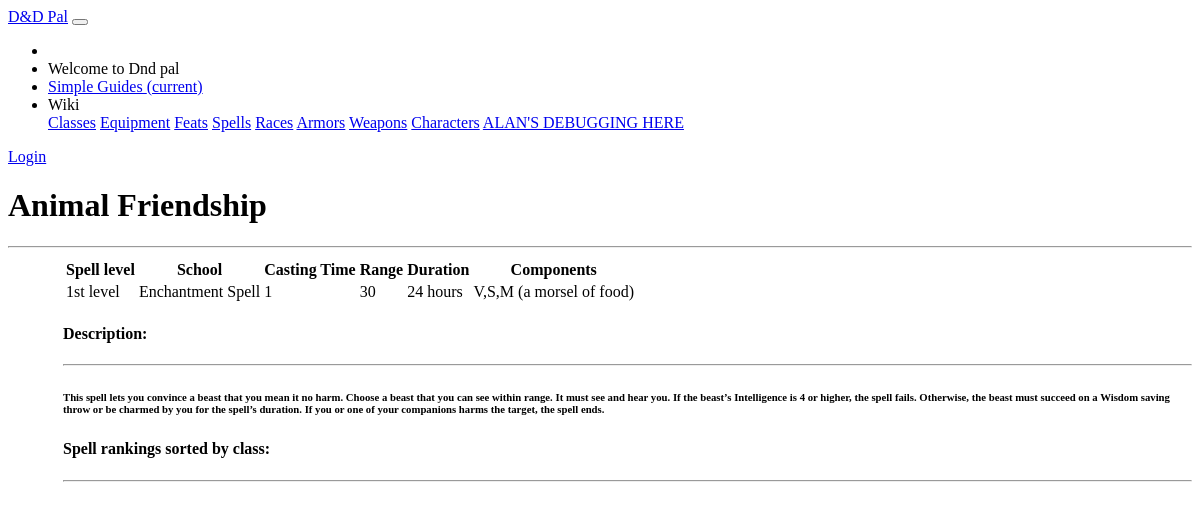
Screenshot of /dndpal/spell/Animal Friendship with the database file from the repository.
### dndpal/models.py (models this page shows, shortened)
class Spell(models.Model):
    name = models.CharField(default = '', primary_key = True, max_length = 100, help_text = "Enter the name of the spell")
    spell_level = models.SmallIntegerField(default= 0, null=True, help_text="Enter the spell level of this spell")
    cast_time = models.CharField(default = "", max_length = 10000, help_text = "Enter the action it takes to cast the spell.")
    duration = models.CharField(default = "", max_length = 10000, help_text = "Enter the duration of the spell in rounds.")
    range = models.CharField(default = "", max_length = 10000, help_text = "Enter the range of the spell in feet. If the range is a touch, enter the value: Touch")
    area_effected = models.CharField(default = "", max_length = 10000, blank=True, help_text = "If the spell affects an area, enter the area affected by the spell (in feet).")
    materials = models.CharField(default = "", max_length = 10000, blank=True, help_text = "If the Spell has material components, enter the materials separated with commas.")
    components = models.CharField(default = "", max_length = 10000, help_text = "Enter the spell components of this spell")
    SCHOOL_CHOICES = (
        ('ab', 'Abjuration'),
        ('co', 'Conjuration'),
        ('di', 'Divination'),
        ('en', 'Enchantment'),
        ('ev', 'Evocation'),
        ('il', 'Illusion'),
        ('ne', 'Necromancy'),
        ('tr', 'Transmutation'),
        ('un', 'Universal')
    )
    school = models.CharField(max_length = 2, choices = SCHOOL_CHOICES, default = 'ab')
    description = models.CharField(default = "", max_length = 10000, help_text = "Enter the spell description")

### dndpal/views.py (the view)
# urls.py: path('spell/<str:pk>', views.SpellDetailView.as_view(), name='spell-detail'),
class SpellDetailView(generic.DetailView):
    model = Spell
    def get_context_data(self, **kwargs):
        context = super(SpellDetailView, self).get_context_data(**kwargs)
        context['classes'] = CharacterClassSpellList.objects.filter(spell_list = context['spell'])
        context['subclasses'] = CharacterSubclassSpellList.objects.filter(spell_list = context['spell'])
        print('properties'+str(context['classes']))
        return context

### dndpal/templates/dndpal/spell_detail.html (shortened to what this page needs)
{% extends "base_generic.html" %}
{% block content %}
<main role="main" class="container">
    <div class="container card m-4" style="margin-top:10px;">
        <div class="row  m-4" style="margin-top: 10px">
            <div class="col-md">
                <h1>{{spell.name}}</h1>
                <hr>
            </div>
        </div>
        <div class="pb-2" style="margin-left: 55px;">
            <div class="row mb-4" style="margin-top: 10px">
                <div class="col-xl-8">
                    <table class="table table-striped">
                        <thead>
                        <tr>
                            <th scope="col">Spell level</th>
                            <th scope="col">School</th>
                            <th scope="col">Casting Time</th>
                            <th scope="col">Range</th>
                            <th scope="col">Duration</th>
                            <th scope="col">Components</th>
                        </tr>
                        </thead>
                        <tbody>
                        <tr>
                            <td>1st level</td>
                            <td>{{spell.get_school_display}} Spell</td>
                            <td>{{spell.cast_time}}</td>
                            {% if spell.area_effected == "" %}
                                <td>{{spell.range}}</td>
                            {% else %}
                                <td>{{spell.range}} ({{spell.area_effected}})</td>
                            {% endif %}
                            <td>{{spell.duration}}</td>
                            {% if spell.materials == "" %}
                                <td>{{spell.components}}</td>
                            {% else %}
                                <td>{{spell.components}} ({{spell.materials}})</td>
                            {% endif %}
                        </tr>
                        </tbody>
                    </table>
                </div>
            </div>
            <div class="row my-4" style="margin-top: 10px">
                <div class="col-xl-8">
                    <h4>Description:</h4>
                    <hr>
                    <h6>{{spell.description}}</h6>
                </div>
            </div>
            <div class="row my-4" style="margin-top: 10px">
                <div class="col-xl-8">
                    <h4>Spell rankings sorted by class:</h4>
                    <hr>
                </div>
            </div>
        </div>
    </div>
</main>
{% endblock %}

### rows the page displays
Spell: name "Animal Friendship", school "Enchantment", cast_time "1", range "30", duration "24 hours", components "V,S,M", materials "a morsel of food", description "This spell lets you convince a beast that you mean it no harm. Choose a beast that you can see within range. It must see and hear you. If the beast’s Intelligence is 4 or higher, the spell fails. Otherwise, the beast must succeed on a Wisdom saving throw or be charmed by you for the spell’s duration. If you or one of your companions harms the target, the spell ends."
